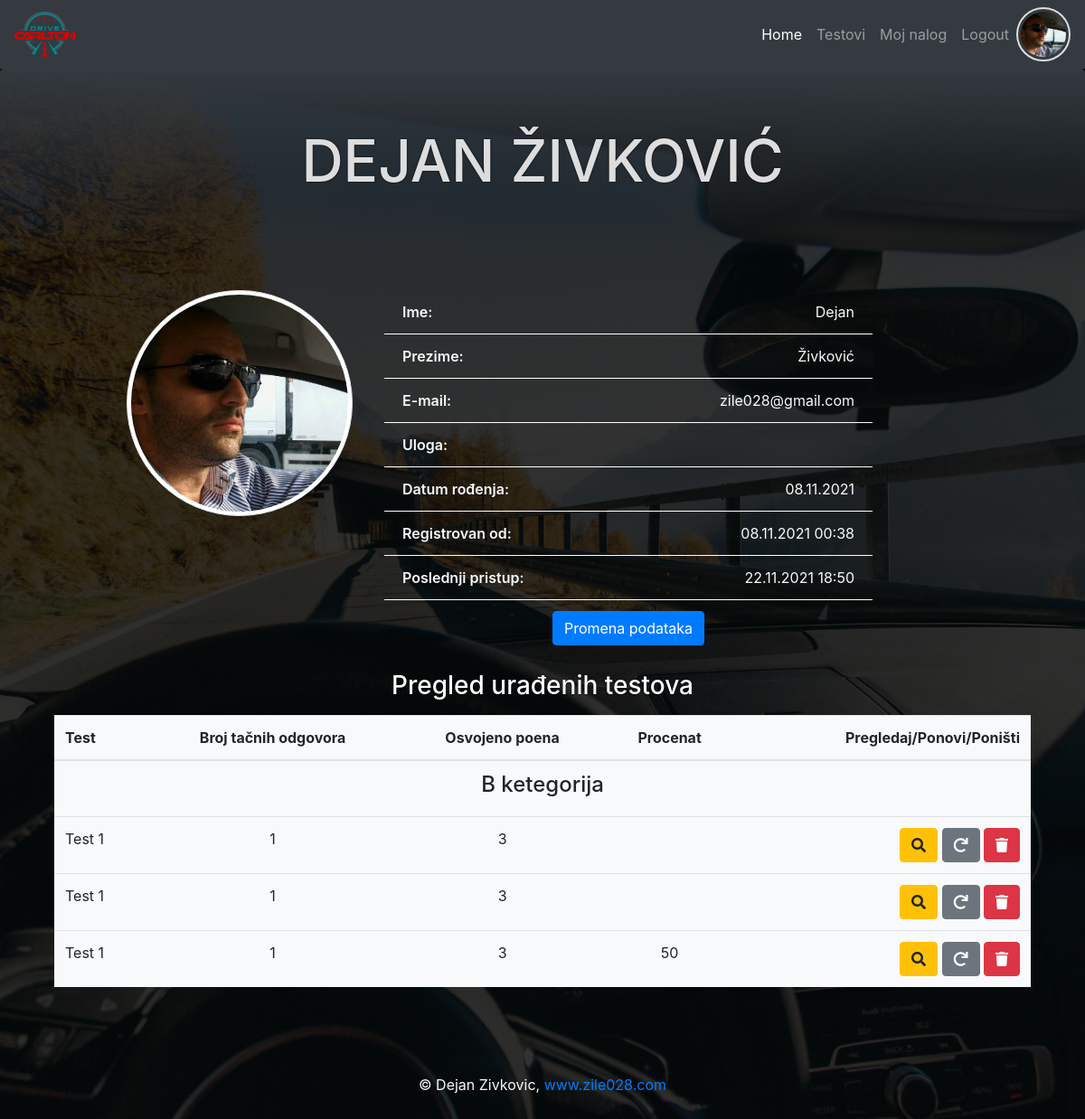
Page /user.php (signed in) on the earlier database version.
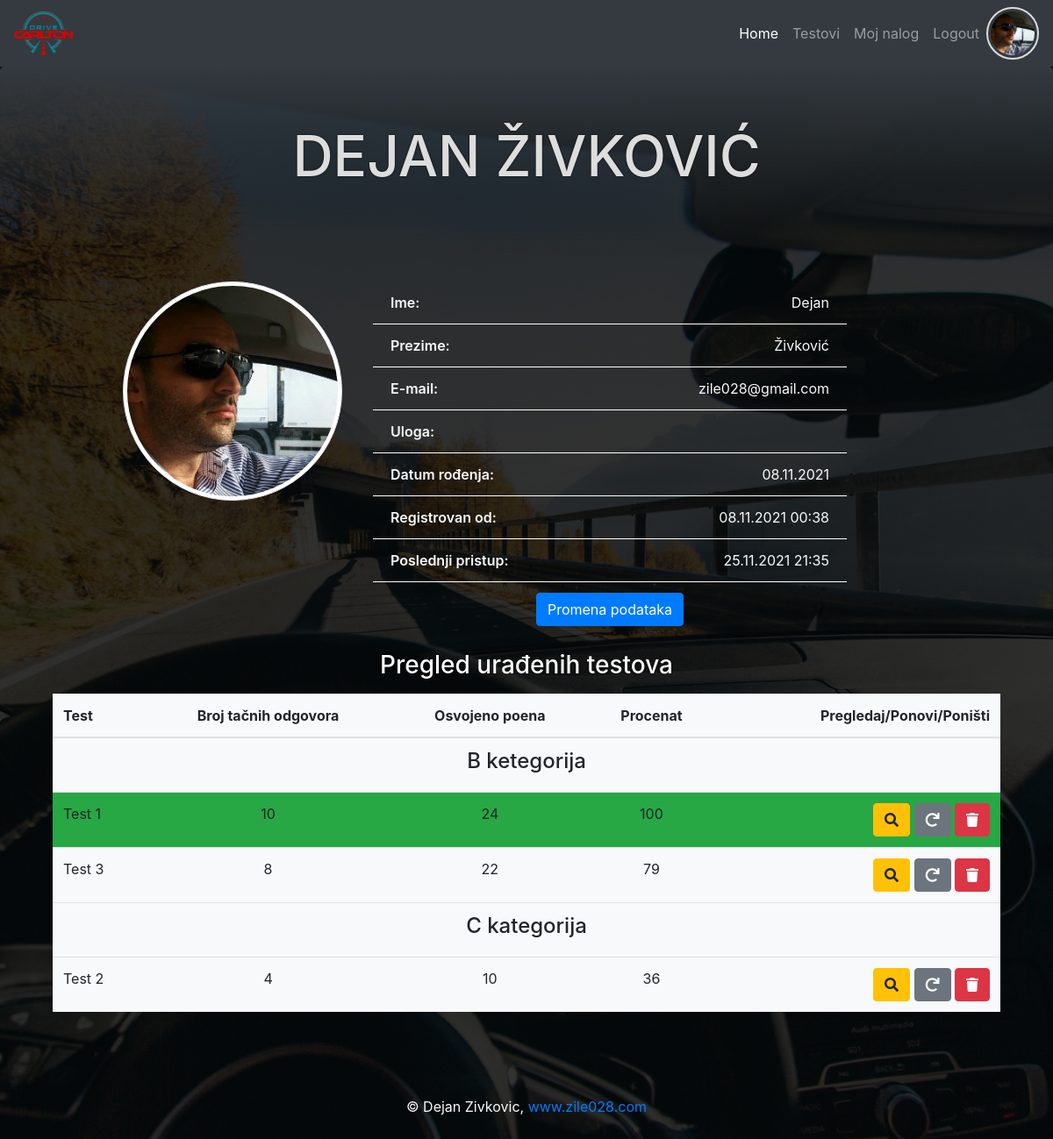
Same page on the later database version.
### tables this page shows
CREATE TABLE `users` (
  `id` int(11) NOT NULL,
  `first_name` varchar(50) NOT NULL,
  `last_name` varchar(50) NOT NULL,
  `date_birth` date NOT NULL,
  `email` varchar(50) NOT NULL,
  `password` varchar(60) NOT NULL,
  `created_at` timestamp NOT NULL DEFAULT CURRENT_TIMESTAMP,
  `last_login` timestamp NOT NULL DEFAULT CURRENT_TIMESTAMP,
  `profil_img` varchar(60) DEFAULT NULL,
  `role_id` int(11) DEFAULT NULL
);

CREATE TABLE `user_test` (
  `id` int(11) NOT NULL,
  `test_id` int(11) NOT NULL,
  `user_id` int(11) NOT NULL,
  `points` int(11) NOT NULL,
  `number_correct` int(11) NOT NULL,
  `percent` int(11) DEFAULT NULL,
  `answer_json` json NOT NULL
);

CREATE TABLE `tests` (
  `id` int(11) NOT NULL,
  `test_name` varchar(150) NOT NULL,
  `category_id` int(11) NOT NULL
);

### user.php (called while the page is built, shortened)
<?php
require_once "core/init.php";
$user_info = $User->selectSingleJoin(
    ["users", "roles"],
    "role_id",
    ["id" => $_SESSION["id"]]
);
if (haveQryUrl()) {
    if ("admin" != $_SESSION["role"]) {redirect("index.php");}
    $test_info = $User->getTestsStatistic($_GET["id"]);
} else {
    $test_info = $User->getTestsStatistic($_SESSION["id"]);
}
require_once ROOT . "/view/user.view.php";

### core/init.php (called while the page is built, shortened)
<?php
require_once "function.php";
require_once "classes/Conection.php";
require_once "classes/QueryBuilder.php";
require_once "classes/User.php";
$database = $conn_config["home_desktop"];
$User         = new User($database);

### core/classes/User.php (called while the page is built, shortened)
<?php
class User extends QueryBuilder
{
    public function isLoged()
    {
        if (isset($_SESSION["id"])) {
            return false;
        } else {
            return true;
        }
    }
    public function getTestsStatistic($user_id)
    {
        $sql = "SELECT
                tc.category_name,
                ut.points,
                ut.number_correct,
                ut.answer_json,
                ut.id user_test_id,
                ut.percent,
                t.test_name,
                tc.category_name,
                tc.icon,
                t.id test_id
                FROM user_test ut
                JOIN tests t
                ON ut.test_id = t.id
                JOIN test_category tc
                ON tc.id = t.category_id
                WHERE ut.user_id = :id
                ORDER BY t.id ASC
                ";
        $qry = $this->db->prepare($sql);
        $qry->execute(["id" => $user_id]);
        $result = $qry->fetchAll(PDO::FETCH_ASSOC | PDO::FETCH_GROUP);
        return $result;
    }
}

### core/classes/QueryBuilder.php (called while the page is built, shortened)
<?php
class QueryBuilder extends Connection
{
    public function selectSingleJoin(array $table, String $join_on, $criteria)
    {
        $key = key($criteria);
        $sql = "SELECT
                {$table[0]}.*, {$table[0]}.id {$table[0]}_id, {$table[1]}.*
                FROM {$table[0]}
                JOIN {$table[1]}
                ON {$table[0]}.{$join_on} = {$table[1]}.id
                WHERE {$table[0]}.{$key} = :{$key}";
        $qry = $this->db->prepare($sql);
        $qry->execute($criteria);
        $result = $qry->fetch(PDO::FETCH_OBJ);
        return $result;
    }
}

### core/classes/Conection.php (called while the page is built, shortened)
<?php
class Connection
{
    public function __construct($database)
    {
        try {
            $this->db = new PDO("mysql:host={$database['host']};dbname={$database['dbname']}", $database["user"], $database["password"]);
        } catch (PDOException $err) {
            die("Doslo je do greske. Nije moguce konektovati se sa bazom - " . $err->getMessage());
        }
    }
}

### core/function.php (called while the page is built, shortened)
<?php
function displayDate($arg)
{
    return date("d.m.Y", strtotime($arg));
}
function displayDateTime($arg)
{
    return date("d.m.Y H:i", strtotime($arg));
}

### view/user.view.php (the view, shortened to what this page needs)
<?php
require ROOT . "/include/top.php";
require ROOT . "/include/main_nav.php";
?>
<header class="jumbotron text-center">
    <h1><?php echo "{$user_info->first_name} {$user_info->last_name}"; ?></h1>
</header>
<section class="container">
    <article class="row">
        <div class="col-md-3 offset-md-1">
            <?php if($user_info->profil_img): ?>
            <img id="profil" src="upload/<?php echo $user_info->profil_img; ?>" class="img-thumbnail rounded-circle"
                alt="">
            <?php else: ?>
            <img id="profil" src="asset/logo.png" class="img-thumbnail rounded-circle" alt="">
            <?php endif; ?>
        </div>
        <div class="col-md-6">
            <ul class="user-info list-group  ">
                <li class="list-group-item bg-transparent text-light"><span>Ime:</span>
                    <p><?php echo $user_info->first_name; ?></p>
                </li>
                <li class="list-group-item bg-transparent text-light"><span>Prezime:</span>
                    <p><?php echo $user_info->last_name; ?></p>
                </li>
                <li class="list-group-item bg-transparent text-light"><span>E-mail:</span>
                    <p><?php echo $user_info->email; ?></p>
                </li>
                <li class="list-group-item bg-transparent text-light"><span>Uloga:</span>
                </li>
                <li class="list-group-item bg-transparent text-light"><span>Datum
                        rođenja:</span>
                    <p><?php echo displayDate($user_info->date_birth); ?></p>
                </li>
                <li class="list-group-item bg-transparent text-light"><span>Registrovan
                        od:</span>
                    <p><?php echo displayDateTime($user_info->created_at); ?></p>
                </li>
                <li class="list-group-item bg-transparent text-light"><span>Poslednji
                        pristup:</span>
                    <p><?php echo displayDateTime($user_info->last_login); ?></p>
                </li>
                <li class="list-group-item bg-transparent text-light border-0 text-center"><a class="btn btn-primary"
                        href="edit_user.php?id=<?php echo $user_info->id; ?>">Promena
                        podataka</a>
                </li>
            </ul>
        </div>
    </article>
    <article class="container mt-3">
        <?php if(count($test_info)>0): ?>
        <h3 class="text-center my-3">Pregled urađenih testova</h3>
        <table class="bg-light table">
            <thead>
                <tr>
                    <th class="text-left">Test</th>
                    <th class="text-center">Broj tačnih odgovora</th>
                    <th class="text-center">Osvojeno poena</th>
                    <th class="text-center">Procenat</th>
                    <th class="text-right">Pregledaj/Ponovi/Poništi</th>
                </tr>
            </thead>
            <tbody>
                <?php foreach($test_info as $category => $value): ?>
                <tr>
                    <td class="text-center" colspan="5">
                        <h4><?php echo $category; ?></h4>
                    </td>
                </tr>
                <?php foreach($value as $t):?>
                <tr class="<?php echo ($t["percent"]>=85?"bg-success":""); ?>">
                    <td class="text-left"><?php echo $t["test_name"]; ?></td>
                    <td class="text-center"><?php echo $t["number_correct"]; ?></td>
                    <td class="text-center"><?php echo $t["points"]; ?></td>
                    <td class="text-center"><?php echo $t["percent"]; ?></td>
                    <td class="text-right">
                        <a class="btn btn-warning" href="preview_test.php?id=<?php echo $t["user_test_id"]; ?>"><i
                                class="fas fa-search"></i></a>
                        <a class="btn btn-secondary" href="test.php?id=<?php echo $t["test_id"]; ?>"><i
                                class="fas fa-redo"></i></a>
                        <a class="btn btn-danger"
                            href="delete.php?action=user_test&id=<?php echo $t["user_test_id"]; ?>"><i
                                class="fas fa-trash"></i></a>
                    </td>
                </tr>
                <?php endforeach; ?>
                <?php endforeach; ?>
            </tbody>
        </table>
        <?php else: ?>
        <h4 class="text-center text-light">Nijedan test nije urađen!</h4>
        <?php endif; ?>
    </article>
</section>
<?php
require ROOT . "/include/bottom.php";
?>

### include/top.php (shortened to what this page needs)
<!DOCTYPE html>
<html lang="en">
<head>
    <link rel="stylesheet" href="https://cdnjs.cloudflare.com/ajax/libs/font-awesome/5.15.3/css/all.min.css"
 />
    <link rel="stylesheet" href="https://cdn.jsdelivr.net/npm/bootstrap@4.6.0/dist/css/bootstrap.min.css"
>
    <link rel="stylesheet" href="<?php echo ROOT_DIR; ?>/css/style.css">
</head>
<body>

### include/main_nav.php (shortened to what this page needs)
<nav class="navbar navbar-expand-lg navbar-dark bg-dark">
    <a class="navbar-brand" href="<?php echo ROOT_DIR; ?>"><img class="img-fluid" src="asset/logo-sm.png" alt=""></a>
    <div class="collapse navbar-collapse" id="navbarNav">
        <ul class="navbar-nav ml-auto">
            <li class="nav-item active">
                <a class="nav-link" href="<?php echo ROOT_DIR; ?>">Home</a>
            </li>
            <li class="nav-item">
                <a class="nav-link" href="<?php echo ROOT_DIR; ?>/testovi.php">Testovi</a>
            </li>
            <?php if($User->isLoged()): ?>
            <li class="nav-item">
                <a class="nav-link" href="login_register.php">Login / Register</a>
            </li>
            <?php else: ?>
            <li class="nav-item">
                <a class="nav-link" href="user.php">Moj nalog</a>
            </li>
            <li class="nav-item">
                <a class="nav-link" href="logout.php">Logout</a>
            </li>
            <?php endif; ?>
        </ul>
        <?php if(!$User->isLoged()): ?>
        <div class="loged-profil">
            <img src="<?php echo SRC_URI . ($user_info->profil_img ?:"../asset/logo-sm.png"); ?>" alt="">
        </div>
        <?php endif; ?>
    </div>
</nav>

### include/bottom.php (shortened to what this page needs)
<footer class="text-light mt-5">
    <section class="container py-5 text-center">
        <p class="m-0">&copy; Dejan Zivkovic, <a href="https://zile028.com">www.zile028.com</a></p>
    </section>
</footer>
</body>
</html>

### css/style.css (style rules this page uses)
* { margin: 0; padding: 0; box-sizing: border-box; }
body { background: linear-gradient(rgba(0, 0, 0, 0.8), rgba(0, 0, 0, 0.8)), url(../asset/bg.jpg); background-position: center top; background-size: cover; background-attachment: fixed; }
.jumbotron { background: linear-gradient(to bottom, rgba(52, 58, 64, 1), rgba(0, 0, 0, 0)); color: #ddd; }
h1 { text-transform: uppercase; font-size: 4rem; }
h1, h1 + * { text-shadow: 0 0 2px #000; }
h3 { color: #fff; text-shadow: 0 0 2px #000; }
.navbar-brand img, .loged-profil img { height: 50px; }
ul li span { font-weight: 600; margin-right: 10px; }
ul li span + * { margin: 0; float: right; }
.img-thumbnail { height: 250px; width: 250px; }
.loged-profil img { border: 2px solid #ddd; padding: 3px; border-radius: 50%; width: 60px; height: 60px; object-fit: cover; }
.user-info li { border: transparent; border-bottom: 1px solid #fff; }

Differences in the rows shown:
removed user_test: test.test_name "Test 1", number_correct "1", points "3", shown under "B ketegorija"
removed user_test: test.test_name "Test 1", number_correct "1", points "3", shown under "B ketegorija"
removed user_test: test.test_name "Test 1", number_correct "1", points "3", percent "50", shown under "B ketegorija"
changed users "DEJAN": last_login "22.11.2021 18:50" → "25.11.2021 21:35"
added user_test: test.test_name "Test 1", number_correct "10", points "24", percent "100", shown under "B ketegorija"
added user_test: test.test_name "Test 3", number_correct "8", points "22", percent "79", shown under "B ketegorija"
added user_test: test.test_name "Test 2", number_correct "4", points "10", percent "36", shown under "C kategorija"
Other differences:
new list line: "C kategorija"
